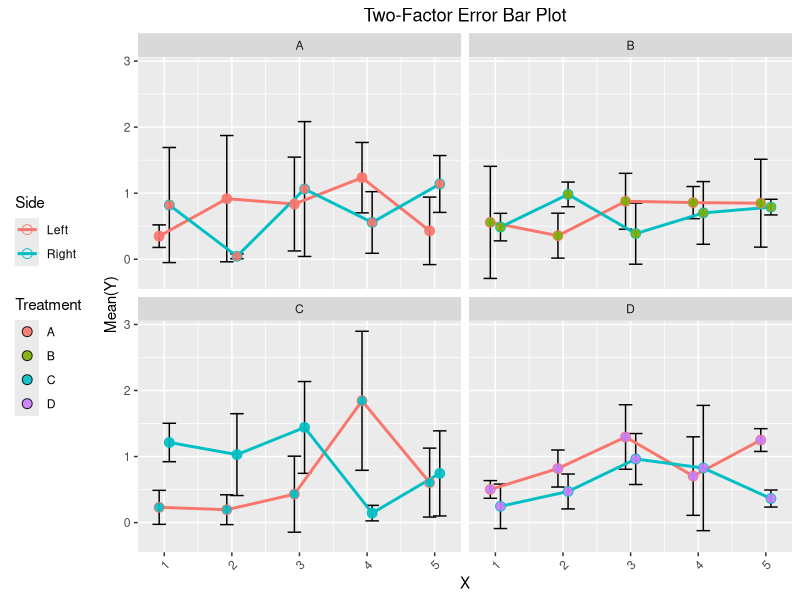

The R source for this figure:
## ---- chunk 1
# Load packages----
# Testcode
require(data.table)
require(ggplot2)

# Data----
dt1 <- data.table(x = rep(1:5,
                          each = 20),
                  y = abs(rnorm(100)),
                  z = rep(LETTERS[1:4],
                          25),
                  grp = factor(rep(rep(c("Left",
                                         "Right"),
                                       each = 10),
                                   5)))

# Summary by x and z
dt1[, mu := mean(y),
    by = list(x, z, grp)]
dt1[, std := sd(y),
    by = list(x, z, grp)]
dt1 <- unique(subset(dt1, select = -c(2)))
dt1

# Lineplot----
p1 <- ggplot(dt1,
             aes(x = x,
                 y = mu,
                 color = grp,
                 fill = z,
                 group = grp)) +
  facet_wrap(~ z,
             ncol = 2) +
  geom_errorbar(aes(ymax = mu - std,
                    ymin = mu + std),
                width =.4,
                size = 0.5,
                position = position_dodge(0.3),
                col = "black") +
  geom_line(position = position_dodge(0.3),
            size = 1) +
  geom_point(size = 3,
             alpha = 0.9,
             shape = 21,
             position = position_dodge(0.3)) +
  scale_x_continuous("X") +
  scale_y_continuous("Mean(Y)") +
  theme(plot.title = element_text(hjust = 0.5),
        legend.position = "left",
        axis.text.x = element_text(angle = 45,
                                   hjust = 1)) + 
  ggtitle("Two-Factor Error Bar Plot") +
  guides(fill = guide_legend(title = "Treatment",
                             title.position = "top",
                             ncol = 1),
         colour = guide_legend(title = "Side",
                               title.position = "top",
                               ncol = 1))
plot(p1)

# Save the plot as a TIFF file
# tiff(filename = "tmp/boxplot.tiff",
#      height = 5,
#      width = 5,
#      units = 'in',
#      res = 300,
#      compression = "lzw+p")
# print(p2)
# graphics.off()
